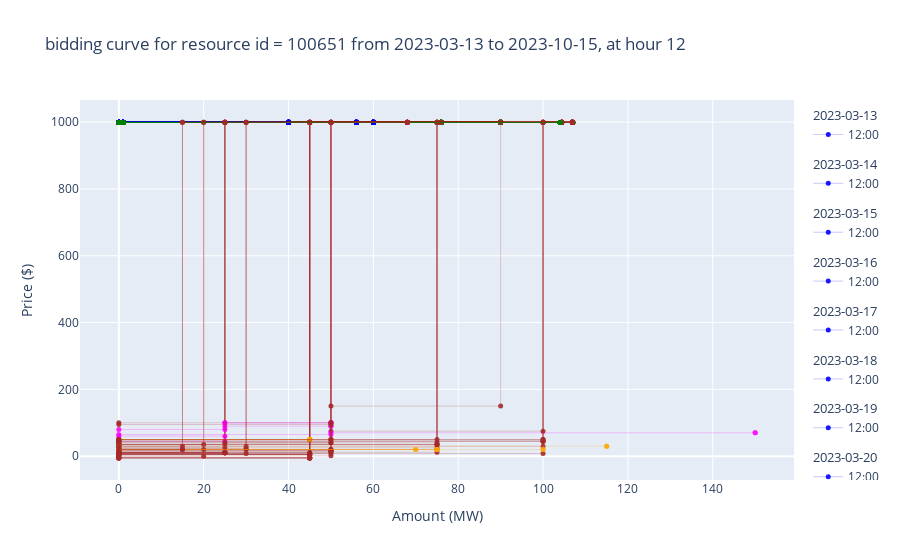

The cell this chart's notebook holds for it:
### Code cell
from draw_bid_curve import draw_bid_curves_for_multiple_days_2d
fig_train_clustered = go.Figure()
fig_train_clustered = draw_bid_curves_for_multiple_days_2d(fig=fig_train_clustered, df_data=df_train, hr_specified = HOUR, cluster_labels=cluster_labels_train,  save_fig=True, fig_name="train_pca-train_clustered_bids_curves", marker_size=5, opacity=0.9, linewidth=0.25)
